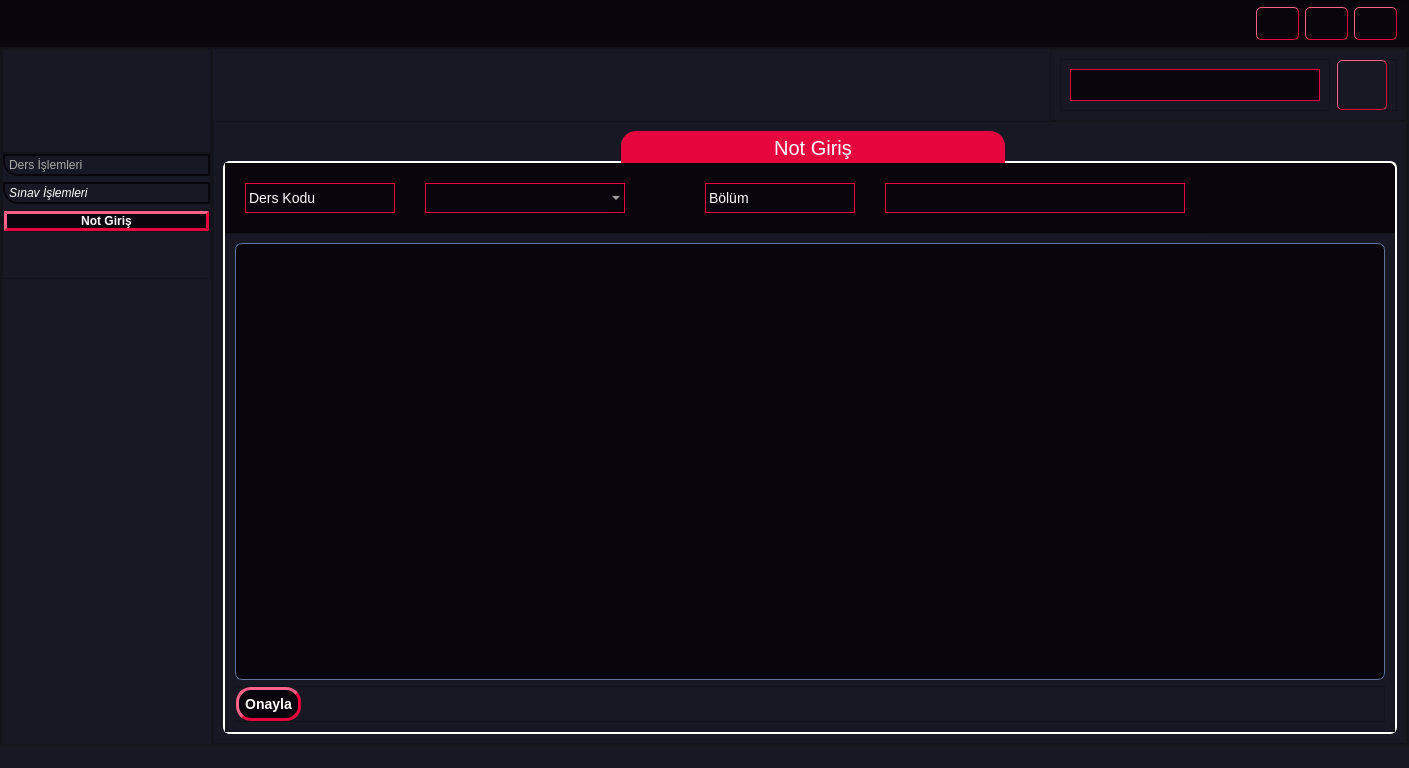
<?xml version="1.0" encoding="UTF-8"?>
<ui version="4.0">
 <class>AkdMenu</class>
 <widget class="QMainWindow" name="AkdMenu">
  <property name="geometry">
   <rect>
    <x>0</x>
    <y>0</y>
    <width>1409</width>
    <height>768</height>
   </rect>
  </property>
  <property name="windowTitle">
   <string>MainWindow</string>
  </property>
  <widget class="QWidget" name="centralwidget">
   <layout class="QVBoxLayout" name="verticalLayout" stretch="5,95">
    <property name="spacing">
     <number>0</number>
    </property>
    <property name="leftMargin">
     <number>0</number>
    </property>
    <property name="topMargin">
     <number>0</number>
    </property>
    <property name="rightMargin">
     <number>0</number>
    </property>
    <property name="bottomMargin">
     <number>0</number>
    </property>
    <item>
     <widget class="QFrame" name="frameUst">
      <property name="styleSheet">
       <string notr="true">background-color: rgb(9,5,13);</string>
      </property>
      <property name="frameShape">
       <enum>QFrame::StyledPanel</enum>
      </property>
      <property name="frameShadow">
       <enum>QFrame::Raised</enum>
      </property>
      <layout class="QVBoxLayout" name="verticalLayout_2">
       <property name="spacing">
        <number>0</number>
       </property>
       <property name="leftMargin">
        <number>0</number>
       </property>
       <property name="topMargin">
        <number>0</number>
       </property>
       <property name="rightMargin">
        <number>0</number>
       </property>
       <property name="bottomMargin">
        <number>0</number>
       </property>
       <item alignment="Qt::AlignRight|Qt::AlignTop">
        <widget class="QFrame" name="frameUstIcon">
         <property name="frameShape">
          <enum>QFrame::StyledPanel</enum>
         </property>
         <property name="frameShadow">
          <enum>QFrame::Raised</enum>
         </property>
         <layout class="QHBoxLayout" name="horizontalLayout">
          <property name="spacing">
           <number>6</number>
          </property>
          <property name="leftMargin">
           <number>0</number>
          </property>
          <property name="topMargin">
           <number>5</number>
          </property>
          <property name="rightMargin">
           <number>10</number>
          </property>
          <property name="bottomMargin">
           <number>5</number>
          </property>
          <item>
           <widget class="QPushButton" name="btnKucult">
            <property name="styleSheet">
             <string notr="true">QPushButton {
image: url(:/Ikonlar/Ikonlar/kucult.png);
border-color: rgb(231, 5, 62);
border-width: 1px;
border-style: outset;
border-radius: 5px;
padding: 3px;
width:35px;
height:25px
}

QPushButton:hover {
background-color: qlineargradient(spread:pad, x1:0, y1:1, x2:0, y2:0, stop:0 rgb(41, 128, 185), stop:1 rgb(52, 152, 219));
}

QPushButton:pressed{
border-style: inset;
}</string>
            </property>
            <property name="text">
             <string/>
            </property>
           </widget>
          </item>
          <item>
           <widget class="QPushButton" name="btnGenislet">
            <property name="styleSheet">
             <string notr="true">QPushButton {
image: url(:/Ikonlar/Ikonlar/genislet.png);
border-color: rgb(231, 5, 62);
border-width: 1px;
border-style: outset;
border-radius: 5px;
padding: 3px;
width:35px;
height:25px;
}

QPushButton:hover {
background-color: qlineargradient(spread:pad, x1:0, y1:1, x2:0, y2:0, stop:0 rgb(41, 128, 185), stop:1 rgb(52, 152, 219));
}

QPushButton:pressed{
border-style: inset;
}</string>
            </property>
            <property name="text">
             <string/>
            </property>
           </widget>
          </item>
          <item>
           <widget class="QPushButton" name="btnKapat">
            <property name="styleSheet">
             <string notr="true">QPushButton {
image: url(:/Ikonlar/Ikonlar/kapat.png);
border-color: rgb(231, 5, 62);
border-width: 1px;
border-style: outset;
border-radius: 5px;
padding: 3px;
width:35px;
height:25px
}

QPushButton:hover {
background-color: rgb(255, 0, 0);
}

QPushButton:pressed{
border-style: inset;
}</string>
            </property>
            <property name="text">
             <string/>
            </property>
           </widget>
          </item>
         </layout>
        </widget>
       </item>
      </layout>
     </widget>
    </item>
    <item>
     <widget class="QFrame" name="frameAlt">
      <property name="styleSheet">
       <string notr="true">background-color: rgb(24, 24, 36);</string>
      </property>
      <property name="frameShape">
       <enum>QFrame::StyledPanel</enum>
      </property>
      <property name="frameShadow">
       <enum>QFrame::Raised</enum>
      </property>
      <layout class="QHBoxLayout" name="horizontalLayout_2" stretch="15,85">
       <property name="spacing">
        <number>0</number>
       </property>
       <property name="leftMargin">
        <number>0</number>
       </property>
       <property name="topMargin">
        <number>0</number>
       </property>
       <property name="rightMargin">
        <number>0</number>
       </property>
       <property name="bottomMargin">
        <number>0</number>
       </property>
       <item>
        <widget class="QFrame" name="frameSol">
         <property name="frameShape">
          <enum>QFrame::StyledPanel</enum>
         </property>
         <property name="frameShadow">
          <enum>QFrame::Raised</enum>
         </property>
         <layout class="QVBoxLayout" name="verticalLayout_3" stretch="15,85">
          <property name="spacing">
           <number>0</number>
          </property>
          <property name="leftMargin">
           <number>0</number>
          </property>
          <property name="topMargin">
           <number>0</number>
          </property>
          <property name="rightMargin">
           <number>0</number>
          </property>
          <property name="bottomMargin">
           <number>0</number>
          </property>
          <item>
           <widget class="QFrame" name="frameUstMenu">
            <property name="frameShape">
             <enum>QFrame::StyledPanel</enum>
            </property>
            <property name="frameShadow">
             <enum>QFrame::Raised</enum>
            </property>
           </widget>
          </item>
          <item alignment="Qt::AlignTop">
           <widget class="QFrame" name="frameMenu">
            <property name="frameShape">
             <enum>QFrame::StyledPanel</enum>
            </property>
            <property name="frameShadow">
             <enum>QFrame::Raised</enum>
            </property>
            <layout class="QVBoxLayout" name="verticalLayout_4">
             <property name="spacing">
              <number>0</number>
             </property>
             <property name="leftMargin">
              <number>0</number>
             </property>
             <property name="topMargin">
              <number>0</number>
             </property>
             <property name="rightMargin">
              <number>0</number>
             </property>
             <property name="bottomMargin">
              <number>0</number>
             </property>
             <item>
              <widget class="QToolBox" name="toolBox">
               <property name="styleSheet">
                <string notr="true">QToolBox::tab {
    background: qlineargradient(x1: 0, y1: 0, x2: 0, y2: 1,
                                stop: 0  rgb(231,5,62), stop: 0.4  rgb(231,5,62),
                                stop: 0.5  rgb(231,5,62), stop: 1.0  rgb(231,5,62));
   border: 2px solid white;
   border-top-left-radius: 2px;
   border-top-right-radius: 2px;
   border-bottom-left-radius: 15px;
   border-bottom-right-radius: 2px;
   border-color: rgb(9,5,13);
   color: darkgray;

}

QToolBox::tab:selected {
    font: italic;
    color: rgb(255,255,255);
}</string>
               </property>
               <property name="currentIndex">
                <number>1</number>
               </property>
               <widget class="QWidget" name="pageDers">
                <property name="geometry">
                 <rect>
                  <x>0</x>
                  <y>0</y>
                  <width>207</width>
                  <height>71</height>
                 </rect>
                </property>
                <attribute name="label">
                 <string>Ders İşlemleri</string>
                </attribute>
                <layout class="QVBoxLayout" name="verticalLayout_7">
                 <property name="spacing">
                  <number>0</number>
                 </property>
                 <property name="leftMargin">
                  <number>0</number>
                 </property>
                 <property name="topMargin">
                  <number>0</number>
                 </property>
                 <property name="rightMargin">
                  <number>0</number>
                 </property>
                 <property name="bottomMargin">
                  <number>0</number>
                 </property>
                 <item alignment="Qt::AlignTop">
                  <widget class="QFrame" name="frameGenel">
                   <property name="frameShape">
                    <enum>QFrame::StyledPanel</enum>
                   </property>
                   <property name="frameShadow">
                    <enum>QFrame::Raised</enum>
                   </property>
                   <layout class="QVBoxLayout" name="verticalLayout_8">
                    <property name="spacing">
                     <number>0</number>
                    </property>
                    <property name="leftMargin">
                     <number>0</number>
                    </property>
                    <property name="topMargin">
                     <number>0</number>
                    </property>
                    <property name="rightMargin">
                     <number>0</number>
                    </property>
                    <property name="bottomMargin">
                     <number>0</number>
                    </property>
                    <item>
                     <widget class="QPushButton" name="btnVerilenDersler">
                      <property name="styleSheet">
                       <string notr="true">QPushButton {
	background-color: rgb(9,5,13);
    border-style: outset;
    border-width: 3px;
    border-radius: 15px;
    border-color: rgb(231,5,62);
    font: bold 12px;
	color:rgb(255,255,255);
}

QPushButton:hover {
background-color: qlineargradient(spread:pad, x1:0, y1:1, x2:0, y2:0, stop:0 rgb(41, 128, 185), stop:1 rgb(52, 152, 219));
}</string>
                      </property>
                      <property name="text">
                       <string>Verilen Dersler</string>
                      </property>
                     </widget>
                    </item>
                   </layout>
                  </widget>
                 </item>
                </layout>
               </widget>
               <widget class="QWidget" name="pageSinav">
                <property name="geometry">
                 <rect>
                  <x>0</x>
                  <y>0</y>
                  <width>207</width>
                  <height>71</height>
                 </rect>
                </property>
                <attribute name="label">
                 <string>Sınav İşlemleri</string>
                </attribute>
                <layout class="QVBoxLayout" name="verticalLayout_9">
                 <property name="spacing">
                  <number>0</number>
                 </property>
                 <property name="leftMargin">
                  <number>0</number>
                 </property>
                 <property name="topMargin">
                  <number>0</number>
                 </property>
                 <property name="rightMargin">
                  <number>0</number>
                 </property>
                 <property name="bottomMargin">
                  <number>0</number>
                 </property>
                 <item alignment="Qt::AlignTop">
                  <widget class="QFrame" name="frameSinav">
                   <property name="frameShape">
                    <enum>QFrame::StyledPanel</enum>
                   </property>
                   <property name="frameShadow">
                    <enum>QFrame::Raised</enum>
                   </property>
                   <layout class="QVBoxLayout" name="verticalLayout_10">
                    <property name="spacing">
                     <number>0</number>
                    </property>
                    <property name="leftMargin">
                     <number>0</number>
                    </property>
                    <property name="topMargin">
                     <number>0</number>
                    </property>
                    <property name="rightMargin">
                     <number>0</number>
                    </property>
                    <property name="bottomMargin">
                     <number>0</number>
                    </property>
                    <item>
                     <widget class="QPushButton" name="btnNotGiris">
                      <property name="styleSheet">
                       <string notr="true">QPushButton {
	background-color: rgb(9,5,13);
    border-style: outset;
    border-width: 3px;
    border-radius: 15px;
    border-color: rgb(231,5,62);
    font: bold 12px;
	color:rgb(255,255,255);
}

QPushButton:hover {
background-color: qlineargradient(spread:pad, x1:0, y1:1, x2:0, y2:0, stop:0 rgb(41, 128, 185), stop:1 rgb(52, 152, 219));
}</string>
                      </property>
                      <property name="text">
                       <string>Not Giriş</string>
                      </property>
                     </widget>
                    </item>
                   </layout>
                  </widget>
                 </item>
                </layout>
               </widget>
              </widget>
             </item>
            </layout>
           </widget>
          </item>
         </layout>
        </widget>
       </item>
       <item>
        <widget class="QFrame" name="frameSag">
         <property name="frameShape">
          <enum>QFrame::StyledPanel</enum>
         </property>
         <property name="frameShadow">
          <enum>QFrame::Raised</enum>
         </property>
         <layout class="QVBoxLayout" name="verticalLayout_5" stretch="10,90">
          <property name="spacing">
           <number>0</number>
          </property>
          <property name="leftMargin">
           <number>0</number>
          </property>
          <property name="topMargin">
           <number>0</number>
          </property>
          <property name="rightMargin">
           <number>0</number>
          </property>
          <property name="bottomMargin">
           <number>0</number>
          </property>
          <item alignment="Qt::AlignRight">
           <widget class="QFrame" name="frameSagUst">
            <property name="frameShape">
             <enum>QFrame::StyledPanel</enum>
            </property>
            <property name="frameShadow">
             <enum>QFrame::Raised</enum>
            </property>
            <layout class="QHBoxLayout" name="horizontalLayout_9">
             <item alignment="Qt::AlignRight">
              <widget class="QFrame" name="frame_10">
               <property name="frameShape">
                <enum>QFrame::StyledPanel</enum>
               </property>
               <property name="frameShadow">
                <enum>QFrame::Raised</enum>
               </property>
               <layout class="QVBoxLayout" name="verticalLayout_19">
                <item>
                 <widget class="QLabel" name="lblUstBilgi">
                  <property name="minimumSize">
                   <size>
                    <width>250</width>
                    <height>30</height>
                   </size>
                  </property>
                  <property name="styleSheet">
                   <string notr="true">QLabel {
    border: 1px solid gray;
    border-color: rgb(231,5,62);
    font-size: 14px;
	background-color: rgb(9,5,13);
	color:rgb(255,255,255);
}</string>
                  </property>
                  <property name="text">
                   <string/>
                  </property>
                  <property name="alignment">
                   <set>Qt::AlignCenter</set>
                  </property>
                 </widget>
                </item>
               </layout>
              </widget>
             </item>
             <item alignment="Qt::AlignRight">
              <widget class="QFrame" name="frame_11">
               <property name="minimumSize">
                <size>
                 <width>0</width>
                 <height>0</height>
                </size>
               </property>
               <property name="frameShape">
                <enum>QFrame::StyledPanel</enum>
               </property>
               <property name="frameShadow">
                <enum>QFrame::Raised</enum>
               </property>
               <layout class="QVBoxLayout" name="verticalLayout_18">
                <property name="spacing">
                 <number>0</number>
                </property>
                <property name="leftMargin">
                 <number>0</number>
                </property>
                <property name="topMargin">
                 <number>0</number>
                </property>
                <property name="rightMargin">
                 <number>9</number>
                </property>
                <property name="bottomMargin">
                 <number>0</number>
                </property>
                <item>
                 <widget class="QPushButton" name="btnCikis">
                  <property name="minimumSize">
                   <size>
                    <width>50</width>
                    <height>50</height>
                   </size>
                  </property>
                  <property name="styleSheet">
                   <string notr="true">QPushButton {
image: url(:/Ikonlar/Ikonlar/guc.png);
border-color: rgb(231, 5, 62);
border-width: 1px;
border-style: outset;
border-radius: 5px;
padding: 3px;
width:35px;
height:25px
}

QPushButton:hover {
background-color: qlineargradient(spread:pad, x1:0, y1:1, x2:0, y2:0, stop:0 rgb(41, 128, 185), stop:1 rgb(52, 152, 219));
}

QPushButton:pressed{
border-style: inset;
}</string>
                  </property>
                  <property name="text">
                   <string/>
                  </property>
                 </widget>
                </item>
               </layout>
              </widget>
             </item>
            </layout>
           </widget>
          </item>
          <item>
           <widget class="QFrame" name="frameWidget">
            <property name="frameShape">
             <enum>QFrame::StyledPanel</enum>
            </property>
            <property name="frameShadow">
             <enum>QFrame::Raised</enum>
            </property>
            <layout class="QVBoxLayout" name="verticalLayout_6">
             <property name="spacing">
              <number>0</number>
             </property>
             <property name="leftMargin">
              <number>0</number>
             </property>
             <property name="topMargin">
              <number>0</number>
             </property>
             <property name="rightMargin">
              <number>0</number>
             </property>
             <property name="bottomMargin">
              <number>0</number>
             </property>
             <item>
              <widget class="QStackedWidget" name="stackedWidget">
               <property name="currentIndex">
                <number>2</number>
               </property>
               <widget class="QWidget" name="pageAnaMenu"/>
               <widget class="QWidget" name="pageVerilenDersler">
                <layout class="QVBoxLayout" name="verticalLayout_11">
                 <item>
                  <widget class="QGroupBox" name="groupBox">
                   <property name="styleSheet">
                    <string notr="true">QGroupBox {
    border: 2px solid white;
    border-color: rgb(255,255,255);
    margin-top: 30px;
    font-size: 20px;
	border-top-left-radius: 7px;
    border-top-right-radius: 7px;
    border-bottom-left-radius:7px;
    border-bottom-right-radius: 7px;
	background-color: rgb(9,5,13);
}

QGroupBox::title {
    subcontrol-origin: margin;
    subcontrol-position: top center;
    border-top-left-radius: 15px;
    border-top-right-radius: 15px;
    padding: 5px 150px;
    background-color: rgb(231,5,62);
    color: rgb(255, 255, 255);
}</string>
                   </property>
                   <property name="title">
                    <string>Verilen Dersler</string>
                   </property>
                   <layout class="QVBoxLayout" name="verticalLayout_12" stretch="10,90">
                    <property name="spacing">
                     <number>0</number>
                    </property>
                    <property name="leftMargin">
                     <number>0</number>
                    </property>
                    <property name="topMargin">
                     <number>0</number>
                    </property>
                    <property name="rightMargin">
                     <number>0</number>
                    </property>
                    <property name="bottomMargin">
                     <number>0</number>
                    </property>
                    <item alignment="Qt::AlignLeft">
                     <widget class="QFrame" name="frame">
                      <property name="styleSheet">
                       <string notr="true">QFrame{
background-color: rgb(9,5,13);
border-color: rgb(231, 5, 62);
}</string>
                      </property>
                      <property name="frameShape">
                       <enum>QFrame::StyledPanel</enum>
                      </property>
                      <property name="frameShadow">
                       <enum>QFrame::Raised</enum>
                      </property>
                      <layout class="QHBoxLayout" name="horizontalLayout_3">
                       <property name="spacing">
                        <number>60</number>
                       </property>
                       <item alignment="Qt::AlignLeft|Qt::AlignVCenter">
                        <widget class="QFrame" name="frame_2">
                         <property name="frameShape">
                          <enum>QFrame::StyledPanel</enum>
                         </property>
                         <property name="frameShadow">
                          <enum>QFrame::Raised</enum>
                         </property>
                         <layout class="QHBoxLayout" name="horizontalLayout_4">
                          <property name="spacing">
                           <number>30</number>
                          </property>
                          <item>
                           <widget class="QLabel" name="label_2">
                            <property name="minimumSize">
                             <size>
                              <width>150</width>
                              <height>30</height>
                             </size>
                            </property>
                            <property name="styleSheet">
                             <string notr="true">QLabel {
    border: 1px solid gray;
    border-color: rgb(231,5,62);
    font-size: 14px;
	background-color: rgb(9,5,13);
	color:rgb(255,255,255);
}</string>
                            </property>
                            <property name="text">
                             <string>Bölüm</string>
                            </property>
                           </widget>
                          </item>
                          <item>
                           <widget class="QComboBox" name="cmBoxVerilenDerslerBolum">
                            <property name="minimumSize">
                             <size>
                              <width>300</width>
                              <height>30</height>
                             </size>
                            </property>
                            <property name="styleSheet">
                             <string notr="true">QComboBox {
    border: 1px solid gray;
    border-color: rgb(231,5,62);
    font-size: 14px;
	background-color: rgb(9,5,13);
	color:rgb(255,255,255);
}

QComboBox:hover {
background-color: qlineargradient(spread:pad, x1:0, y1:1, x2:0, y2:0, stop:0 rgb(41, 128, 185), stop:1 rgb(52, 152, 219));
}

QComboBox QAbstractItemView {
selection-background-color: lightgray;
color:rgb(255,255,255);
}</string>
                            </property>
                           </widget>
                          </item>
                         </layout>
                        </widget>
                       </item>
                       <item alignment="Qt::AlignLeft|Qt::AlignVCenter">
                        <widget class="QFrame" name="frame_3">
                         <property name="frameShape">
                          <enum>QFrame::StyledPanel</enum>
                         </property>
                         <property name="frameShadow">
                          <enum>QFrame::Raised</enum>
                         </property>
                         <layout class="QHBoxLayout" name="horizontalLayout_5">
                          <property name="spacing">
                           <number>30</number>
                          </property>
                          <item>
                           <widget class="QLabel" name="label">
                            <property name="minimumSize">
                             <size>
                              <width>150</width>
                              <height>30</height>
                             </size>
                            </property>
                            <property name="styleSheet">
                             <string notr="true">QLabel {
    border: 1px solid gray;
    border-color: rgb(231,5,62);
    font-size: 14px;
	background-color: rgb(9,5,13);
	color:rgb(255,255,255);
}</string>
                            </property>
                            <property name="text">
                             <string>Dönem</string>
                            </property>
                           </widget>
                          </item>
                          <item>
                           <widget class="QComboBox" name="cmBoxVerilenDerslerDonem">
                            <property name="minimumSize">
                             <size>
                              <width>300</width>
                              <height>30</height>
                             </size>
                            </property>
                            <property name="styleSheet">
                             <string notr="true">QComboBox {
    border: 1px solid gray;
    border-color: rgb(231,5,62);
    font-size: 14px;
	background-color: rgb(9,5,13);
	color:rgb(255,255,255);
}

QComboBox:hover {
background-color: qlineargradient(spread:pad, x1:0, y1:1, x2:0, y2:0, stop:0 rgb(41, 128, 185), stop:1 rgb(52, 152, 219));
}

QComboBox QAbstractItemView {
selection-background-color: lightgray;
color:rgb(255,255,255);
}</string>
                            </property>
                           </widget>
                          </item>
                         </layout>
                        </widget>
                       </item>
                      </layout>
                     </widget>
                    </item>
                    <item>
                     <widget class="QFrame" name="frame_4">
                      <property name="frameShape">
                       <enum>QFrame::StyledPanel</enum>
                      </property>
                      <property name="frameShadow">
                       <enum>QFrame::Raised</enum>
                      </property>
                      <layout class="QVBoxLayout" name="verticalLayout_13">
                       <item>
                        <widget class="QTableView" name="tableVerilenDersler">
                         <property name="styleSheet">
                          <string notr="true">QTableView {
border: 1px solid #5E749C;
border-radius: 7px;
background-color: rgb(9,5,13);
color:rgb(255,255,255);
gridline-color: rgb(231,5,62);
}

QTableView::item:focus{
selection-background-color: yellow;
}
QHeaderView::section {
   background-color: rgb(9,5,13);
   color:rgb(255,255,255);
   border: 1px solid  rgb(231,5,62);
}

QScrollBar:vertical {
 background: #32CC99;
}
QScrollBar:horizontal {
background: #FF0000;
}</string>
                         </property>
                        </widget>
                       </item>
                      </layout>
                     </widget>
                    </item>
                   </layout>
                  </widget>
                 </item>
                </layout>
               </widget>
               <widget class="QWidget" name="pageNotGiris">
                <layout class="QVBoxLayout" name="verticalLayout_14">
                 <item>
                  <widget class="QGroupBox" name="groupBox_2">
                   <property name="styleSheet">
                    <string notr="true">QGroupBox {
    border: 2px solid white;
    border-color: rgb(255,255,255);
    margin-top: 30px;
    font-size: 20px;
	border-top-left-radius: 7px;
    border-top-right-radius: 7px;
    border-bottom-left-radius:7px;
    border-bottom-right-radius: 7px;
	background-color: rgb(9,5,13);
}

QGroupBox::title {
    subcontrol-origin: margin;
    subcontrol-position: top center;
    border-top-left-radius: 15px;
    border-top-right-radius: 15px;
    padding: 5px 150px;
    background-color: rgb(231,5,62);
    color: rgb(255, 255, 255);
}</string>
                   </property>
                   <property name="title">
                    <string>Not Giriş</string>
                   </property>
                   <layout class="QVBoxLayout" name="verticalLayout_15" stretch="10,90">
                    <property name="spacing">
                     <number>0</number>
                    </property>
                    <property name="leftMargin">
                     <number>0</number>
                    </property>
                    <property name="topMargin">
                     <number>0</number>
                    </property>
                    <property name="rightMargin">
                     <number>0</number>
                    </property>
                    <property name="bottomMargin">
                     <number>0</number>
                    </property>
                    <item alignment="Qt::AlignLeft|Qt::AlignVCenter">
                     <widget class="QFrame" name="frame_5">
                      <property name="styleSheet">
                       <string notr="true">QFrame{
background-color: rgb(9,5,13);
border-color: rgb(231, 5, 62);
}</string>
                      </property>
                      <property name="frameShape">
                       <enum>QFrame::StyledPanel</enum>
                      </property>
                      <property name="frameShadow">
                       <enum>QFrame::Raised</enum>
                      </property>
                      <layout class="QHBoxLayout" name="horizontalLayout_6" stretch="50,50">
                       <property name="spacing">
                        <number>60</number>
                       </property>
                       <item alignment="Qt::AlignLeft|Qt::AlignVCenter">
                        <widget class="QFrame" name="frame_7">
                         <property name="frameShape">
                          <enum>QFrame::StyledPanel</enum>
                         </property>
                         <property name="frameShadow">
                          <enum>QFrame::Raised</enum>
                         </property>
                         <layout class="QHBoxLayout" name="horizontalLayout_7" stretch="0,0">
                          <property name="spacing">
                           <number>30</number>
                          </property>
                          <property name="leftMargin">
                           <number>9</number>
                          </property>
                          <property name="topMargin">
                           <number>9</number>
                          </property>
                          <property name="rightMargin">
                           <number>9</number>
                          </property>
                          <property name="bottomMargin">
                           <number>9</number>
                          </property>
                          <item>
                           <widget class="QLabel" name="label_3">
                            <property name="minimumSize">
                             <size>
                              <width>150</width>
                              <height>30</height>
                             </size>
                            </property>
                            <property name="styleSheet">
                             <string notr="true">QLabel {
    border: 1px solid gray;
    border-color: rgb(231,5,62);
    font-size: 14px;
	background-color: rgb(9,5,13);
	color:rgb(255,255,255);
}</string>
                            </property>
                            <property name="text">
                             <string>Ders Kodu</string>
                            </property>
                           </widget>
                          </item>
                          <item>
                           <widget class="QComboBox" name="cmBoxNotGirisDersId">
                            <property name="minimumSize">
                             <size>
                              <width>200</width>
                              <height>30</height>
                             </size>
                            </property>
                            <property name="styleSheet">
                             <string notr="true">QComboBox {
    border: 1px solid gray;
    border-color: rgb(231,5,62);
    font-size: 14px;
	background-color: rgb(9,5,13);
	color:rgb(255,255,255);
}

QComboBox:hover {
background-color: qlineargradient(spread:pad, x1:0, y1:1, x2:0, y2:0, stop:0 rgb(41, 128, 185), stop:1 rgb(52, 152, 219));
}

QComboBox QAbstractItemView {
selection-background-color: lightgray;
color:rgb(255,255,255);
}</string>
                            </property>
                           </widget>
                          </item>
                         </layout>
                        </widget>
                       </item>
                       <item alignment="Qt::AlignRight">
                        <widget class="QFrame" name="frame_8">
                         <property name="frameShape">
                          <enum>QFrame::StyledPanel</enum>
                         </property>
                         <property name="frameShadow">
                          <enum>QFrame::Raised</enum>
                         </property>
                         <layout class="QHBoxLayout" name="horizontalLayout_8">
                          <property name="spacing">
                           <number>30</number>
                          </property>
                          <item>
                           <widget class="QLabel" name="label_4">
                            <property name="minimumSize">
                             <size>
                              <width>150</width>
                              <height>30</height>
                             </size>
                            </property>
                            <property name="styleSheet">
                             <string notr="true">QLabel {
    border: 1px solid gray;
    border-color: rgb(231,5,62);
    font-size: 14px;
	background-color: rgb(9,5,13);
	color:rgb(255,255,255);
}</string>
                            </property>
                            <property name="text">
                             <string>Bölüm</string>
                            </property>
                           </widget>
                          </item>
                          <item>
                           <widget class="QLabel" name="lblNotGirisBolum">
                            <property name="minimumSize">
                             <size>
                              <width>300</width>
                              <height>30</height>
                             </size>
                            </property>
                            <property name="styleSheet">
                             <string notr="true">QLabel {
    border: 1px solid gray;
    border-color: rgb(231,5,62);
    font-size: 14px;
	background-color: rgb(9,5,13);
	color:rgb(255,255,255);
}</string>
                            </property>
                            <property name="text">
                             <string/>
                            </property>
                           </widget>
                          </item>
                         </layout>
                        </widget>
                       </item>
                      </layout>
                     </widget>
                    </item>
                    <item>
                     <widget class="QFrame" name="frame_6">
                      <property name="frameShape">
                       <enum>QFrame::StyledPanel</enum>
                      </property>
                      <property name="frameShadow">
                       <enum>QFrame::Raised</enum>
                      </property>
                      <layout class="QVBoxLayout" name="verticalLayout_16" stretch="95,5">
                       <item>
                        <widget class="QTableView" name="tableNotGiris">
                         <property name="styleSheet">
                          <string notr="true">QTableView {
border: 1px solid #5E749C;
border-radius: 7px;
background-color: rgb(9,5,13);
color:rgb(255,255,255);
gridline-color: rgb(231,5,62);
}

QTableView::item:focus{
selection-background-color: yellow;
}
QHeaderView::section {
   background-color: rgb(9,5,13);
   color:rgb(255,255,255);
   border: 1px solid  rgb(231,5,62);
}

QScrollBar:vertical {
 background: #32CC99;
}
QScrollBar:horizontal {
background: #FF0000;
}</string>
                         </property>
                        </widget>
                       </item>
                       <item>
                        <widget class="QFrame" name="frame_9">
                         <property name="frameShape">
                          <enum>QFrame::StyledPanel</enum>
                         </property>
                         <property name="frameShadow">
                          <enum>QFrame::Raised</enum>
                         </property>
                         <layout class="QVBoxLayout" name="verticalLayout_17">
                          <property name="spacing">
                           <number>0</number>
                          </property>
                          <property name="leftMargin">
                           <number>0</number>
                          </property>
                          <property name="topMargin">
                           <number>0</number>
                          </property>
                          <property name="rightMargin">
                           <number>0</number>
                          </property>
                          <property name="bottomMargin">
                           <number>0</number>
                          </property>
                          <item alignment="Qt::AlignLeft|Qt::AlignVCenter">
                           <widget class="QPushButton" name="btnNotGirisOnayla">
                            <property name="styleSheet">
                             <string notr="true">QPushButton {
	background-color: rgb(9,5,13);
    border-style: outset;
    border-width: 3px;
    border-radius: 15px;
    border-color: rgb(231,5,62);
    font: bold 14px;
	color:rgb(255,255,255);
    min-width: 5em;
    padding: 6px;
}

QPushButton:hover {
background-color: qlineargradient(spread:pad, x1:0, y1:1, x2:0, y2:0, stop:0 rgb(41, 128, 185), stop:1 rgb(52, 152, 219));
}</string>
                            </property>
                            <property name="text">
                             <string>Onayla</string>
                            </property>
                           </widget>
                          </item>
                         </layout>
                        </widget>
                       </item>
                      </layout>
                     </widget>
                    </item>
                   </layout>
                  </widget>
                 </item>
                </layout>
               </widget>
              </widget>
             </item>
            </layout>
           </widget>
          </item>
         </layout>
        </widget>
       </item>
      </layout>
     </widget>
    </item>
   </layout>
  </widget>
  <widget class="QMenuBar" name="menubar">
   <property name="geometry">
    <rect>
     <x>0</x>
     <y>0</y>
     <width>1409</width>
     <height>21</height>
    </rect>
   </property>
  </widget>
  <widget class="QStatusBar" name="statusbar">
   <property name="styleSheet">
    <string notr="true">background-color: rgb(24,24,36);</string>
   </property>
  </widget>
 </widget>
 <resources/>
 <connections/>
</ui>
